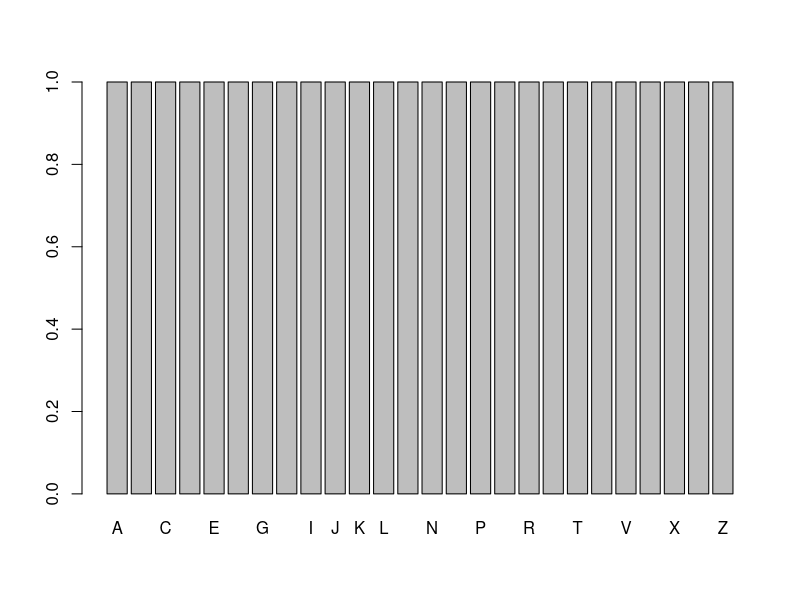

The R source for this figure:
#################################################################################################### 
##
## Project:
## Script purpose:
## Encoding: UTF-8
## Packages:
## Date:
## Author: Michelle González Amador
## Version:
## Notes v00:
##
####################################################################################################

library(tidyverse)
x <- sample(LETTERS)
barplot(table(x))
